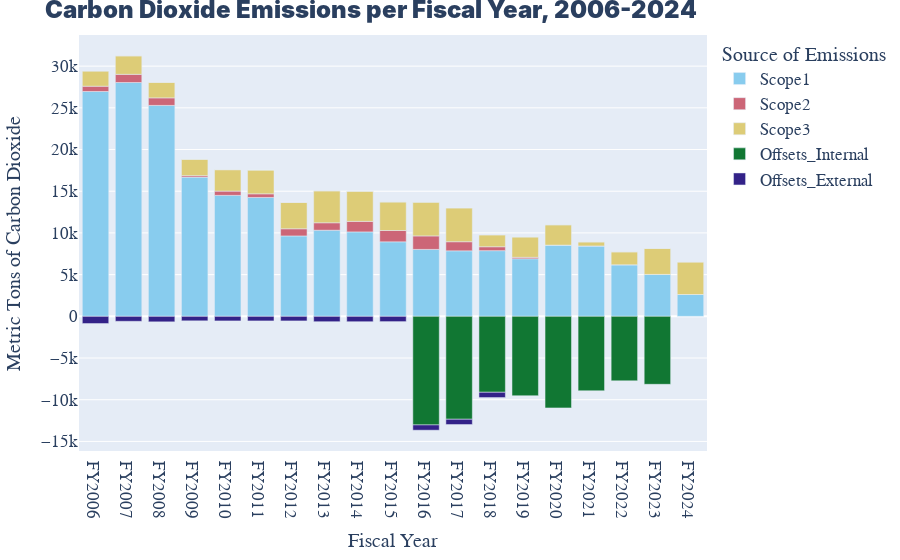

Notebook code cell kept with this figure:
### Code cell
fig= px.bar(all_scopes,x="Fiscal_Year",y="MTCDE", color= "Emissions_Source",color_discrete_sequence= px.colors.qualitative.Safe,hover_data={"Fiscal_Year":False,"Emissions_Source":False,"MTCDE":True},
            labels={"MTCDE":"Metric Tons of Carbon Dioxide","Fiscal_Year":"Fiscal Year", "Emissions_Source":"Source of Emissions"},
            title= "Carbon Dioxide Emissions per Fiscal Year, 2006-2024") 
fig.update_layout(font_family="Balto",font=dict(size=17), margin=dict(l=20, r=20, t=35, b=20))
fig.update_layout(title_font_weight=1000)
fig.update_xaxes(rangeselector_font_size=12,rangeselector_font_weight=1000,rangeselector_visible=True)#autotickangles=[83])
#fig.update_layout(hovermode="y unified")
fig.show()

### Figure 1 — Plotly figure (JSON) as saved in the notebook; plotly's stock layout.template omitted (floating-point values rounded to 4 significant figures)
{"data": [{"alignmentgroup": "True", "customdata": [["Scope1"], ["Scope1"], ["Scope1"], ["Scope1"], ["Scope1"], ["Scope1"], ["Scope1"], ["Scope1"], ["Scope1"], ["Scope1"], ["Scope1"], ["Scope1"], ["Scope1"], ["Scope1"], ["Scope1"], ["Scope1"], ["Scope1"], ["Scope1"], ["Scope1"]], "hovertemplate": "Metric Tons of Carbon Dioxide=%{y}<extra></extra>", "legendgroup": "Scope1", "marker": {"color": "rgb(136, 204, 238)", "pattern": {"shape": ""}}, "name": "Scope1", "offsetgroup": "Scope1", "orientation": "v", "showlegend": true, "textposition": "auto", "type": "bar", "x": ["FY2006", "FY2007", "FY2008", "FY2009", "FY2010", "FY2011", "FY2012", "FY2013", "FY2014", "FY2015", "FY2016", "FY2017", "FY2018", "FY2019", "FY2020", "FY2021", "FY2022", "FY2023", "FY2024"], "xaxis": "x", "y": [26960.0, 28040.0, 25290.0, 16690.0, 14510.0, 14250.0, 9639.0, 10326, 10120.0, 8936.0, 8024.0, 7855.0, 7874.0, 6904.0, 8538.0, 8438.0, 6181.0, 5025, 2618.0], "yaxis": "y"}, {"alignmentgroup": "True", "customdata": [["Scope2"], ["Scope2"], ["Scope2"], ["Scope2"], ["Scope2"], ["Scope2"], ["Scope2"], ["Scope2"], ["Scope2"], ["Scope2"], ["Scope2"], ["Scope2"], ["Scope2"], ["Scope2"], ["Scope2"], ["Scope2"], ["Scope2"], ["Scope2"], ["Scope2"]], "hovertemplate": "Metric Tons of Carbon Dioxide=%{y}<extra></extra>", "legendgroup": "Scope2", "marker": {"color": "rgb(204, 102, 119)", "pattern": {"shape": ""}}, "name": "Scope2", "offsetgroup": "Scope2", "orientation": "v", "showlegend": true, "textposition": "auto", "type": "bar", "x": ["FY2006", "FY2007", "FY2008", "FY2009", "FY2010", "FY2011", "FY2012", "FY2013", "FY2014", "FY2015", "FY2016", "FY2017", "FY2018", "FY2019", "FY2020", "FY2021", "FY2022", "FY2023", "FY2024"], "xaxis": "x", "y": [634.8, 980.3, 904.6, 177.2, 510.6, 436.2, 858.9, 891.6, 1261.0, 1357.0, 1619.0, 1090.0, 469.3, 174.1, 0, 0, 0, 0, 0], "yaxis": "y"}, {"alignmentgroup": "True", "customdata": [["Scope3"], ["Scope3"], ["Scope3"], ["Scope3"], ["Scope3"], ["Scope3"], ["Scope3"], ["Scope3"], ["Scope3"], ["Scope3"], ["Scope3"], ["Scope3"], ["Scope3"], ["Scope3"], ["Scope3"], ["Scope3"], ["Scope3"], ["Scope3"], ["Scope3"]], "hovertemplate": "Metric Tons of Carbon Dioxide=%{y}<extra></extra>", "legendgroup": "Scope3", "marker": {"color": "rgb(221, 204, 119)", "pattern": {"shape": ""}}, "name": "Scope3", "offsetgroup": "Scope3", "orientation": "v", "showlegend": true, "textposition": "auto", "type": "bar", "x": ["FY2006", "FY2007", "FY2008", "FY2009", "FY2010", "FY2011", "FY2012", "FY2013", "FY2014", "FY2015", "FY2016", "FY2017", "FY2018", "FY2019", "FY2020", "FY2021", "FY2022", "FY2023", "FY2024"], "xaxis": "x", "y": [1826, 2222.0, 1866.0, 1970.0, 2571.0, 2855.0, 3167.0, 3836.0, 3622.0, 3429.0, 4010, 4028.0, 1396.0, 2444, 2442.0, 490.0, 1556.0, 3126.0, 3921.0], "yaxis": "y"}, {"alignmentgroup": "True", "customdata": [["Offsets_Internal"], ["Offsets_Internal"], ["Offsets_Internal"], ["Offsets_Internal"], ["Offsets_Internal"], ["Offsets_Internal"], ["Offsets_Internal"], ["Offsets_Internal"], ["Offsets_Internal"], ["Offsets_Internal"], ["Offsets_Internal"], ["Offsets_Internal"], ["Offsets_Internal"], ["Offsets_Internal"], ["Offsets_Internal"], ["Offsets_Internal"], ["Offsets_Internal"], ["Offsets_Internal"], ["Offsets_Internal"]], "hovertemplate": "Metric Tons of Carbon Dioxide=%{y}<extra></extra>", "legendgroup": "Offsets_Internal", "marker": {"color": "rgb(17, 119, 51)", "pattern": {"shape": ""}}, "name": "Offsets_Internal", "offsetgroup": "Offsets_Internal", "orientation": "v", "showlegend": true, "textposition": "auto", "type": "bar", "x": ["FY2006", "FY2007", "FY2008", "FY2009", "FY2010", "FY2011", "FY2012", "FY2013", "FY2014", "FY2015", "FY2016", "FY2017", "FY2018", "FY2019", "FY2020", "FY2021", "FY2022", "FY2023", "FY2024"], "xaxis": "x", "y": [0, 0, 0, 0, 0, 0, 0, 0, 0, 0, -13020.0, -12340.0, -9107.0, -9522.0, -10980.0, -8928.0, -7737.0, -8151.0, 0], "yaxis": "y"}, {"alignmentgroup": "True", "customdata": [["Offsets_External"], ["Offsets_External"], ["Offsets_External"], ["Offsets_External"], ["Offsets_External"], ["Offsets_External"], ["Offsets_External"], ["Offsets_External"], ["Offsets_External"], ["Offsets_External"], ["Offsets_External"], ["Offsets_External"], ["Offsets_External"], ["Offsets_External"], ["Offsets_External"], ["Offsets_External"], ["Offsets_External"], ["Offsets_External"], ["Offsets_External"]], "hovertemplate": "Metric Tons of Carbon Dioxide=%{y}<extra></extra>", "legendgroup": "Offsets_External", "marker": {"color": "rgb(51, 34, 136)", "pattern": {"shape": ""}}, "name": "Offsets_External", "offsetgroup": "Offsets_External", "orientation": "v", "showlegend": true, "textposition": "auto", "type": "bar", "x": ["FY2006", "FY2007", "FY2008", "FY2009", "FY2010", "FY2011", "FY2012", "FY2013", "FY2014", "FY2015", "FY2016", "FY2017", "FY2018", "FY2019", "FY2020", "FY2021", "FY2022", "FY2023", "FY2024"], "xaxis": "x", "y": [-864.6, -595.1, -660.1, -539.6, -551.5, -551.4, -551.2, -644.6, -645.9, -634, -633, -633, -633, 0, 0, 0, 0, 0, 0], "yaxis": "y"}], "layout": {"barmode": "relative", "font": {"family": "Balto", "size": 17}, "legend": {"title": {"text": "Source of Emissions"}, "tracegroupgap": 0}, "margin": {"b": 20, "l": 20, "r": 20, "t": 35}, "title": {"font": {"weight": 1000}, "text": "Carbon Dioxide Emissions per Fiscal Year, 2006-2024"}, "xaxis": {"anchor": "y", "domain": [0, 1], "rangeselector": {"font": {"size": 12, "weight": 1000}, "visible": true}, "title": {"text": "Fiscal Year"}}, "yaxis": {"anchor": "x", "domain": [0, 1], "title": {"text": "Metric Tons of Carbon Dioxide"}}}}
